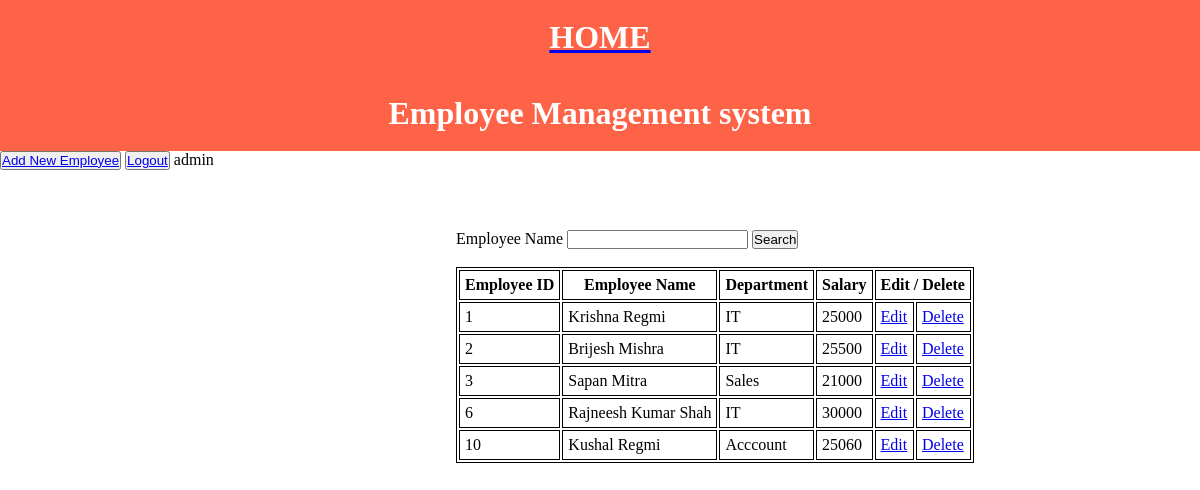
The app's page / (signed in) with its own data.
### mainApp/models.py (models this page shows)
class Employee(models.Model):
    user = models.ForeignKey(User,on_delete=models.SET_NULL, null=True, blank=True)
    emp_id = models.AutoField(primary_key=True)
    Name = models.CharField(max_length=50)
    Department = models.CharField(max_length=20)
    Salary = models.IntegerField()

### mainApp/views.py (the view)
# urls.py: 2. Add a URL to urlpatterns:  path('', views.home, name='home')
@login_required(login_url="/login/")
def home(request):
    emp_data = Employee.objects.all()
    return render(request,"index.html",{"emp_data":emp_data})

### mainApp/templates/index.html (shortened to what this page needs)
<!DOCTYPE html>
<html lang="en">
<head>
</head>
<body>
    <a href="/"><H1>HOME</H1></a>
    <h1>Employee Management system</h1>
    <button>
        <a href="add_employee">Add New Employee</a>
    </button>
    {% if request.user.is_authenticated %}
        <button>
            <a href="/logout/">Logout</a>
        </button>
    {% else %}
    <button>
        <a href="/login/">Login</a>
    </button>
    {% endif %}
    {{request.user}}
    <br>
    <div id="mycontainer">
        <form action="/Search/" method="post">
            <label>Employee Name</label>
            <input type="text" name="name" required>
            <input type="submit" name="submit" id="submit" value="Search">
        </form><br>
        <table>
            <tr>
                <th>Employee ID</th>
                <th>Employee Name</th>
                <th>Department</th>
                <th>Salary</th>
                <th colspan="2">Edit / Delete</th>
            </tr>
            {% for i in emp_data %}
            <tr>
                <td>{{ i.emp_id }}</td>
                <td>{{ i.Name }}</td>
                <td>{{ i.Department }}</td>
                <td>{{ i.Salary }}</td>
                <td>
                    <a href="edit_employee/{{i.emp_id}}">Edit</a>
                </td>
                <td>
                    <a href="delete_employee/{{i.emp_id}}">Delete</a>
                </td>
            </tr>
            {% endfor %}
        </table>
    </div>
</body>
</html>

### mainApp/templates/index.html (style rules this page uses)
* { margin: 0; padding: 0; }
#mycontainer { margin-left: 38%; margin-top: 5%; }
h1 { background-color: tomato; color: white; text-align: center; padding: 1.2rem; }
table { border: 1px solid black; }
th, td { padding: 5px; border: 1px solid black; }

### records on screen
Employee: emp_id "1", Name "Krishna Regmi", Department "IT", Salary "25000"
Employee: emp_id "2", Name "Brijesh Mishra", Department "IT", Salary "25500"
Employee: emp_id "3", Name "Sapan Mitra", Department "Sales", Salary "21000"
Employee: emp_id "6", Name "Rajneesh Kumar Shah", Department "IT", Salary "30000"
Employee: emp_id "10", Name "Kushal Regmi", Department "Acccount", Salary "25060"

### other values on screen
{{ request.user }} "admin"
